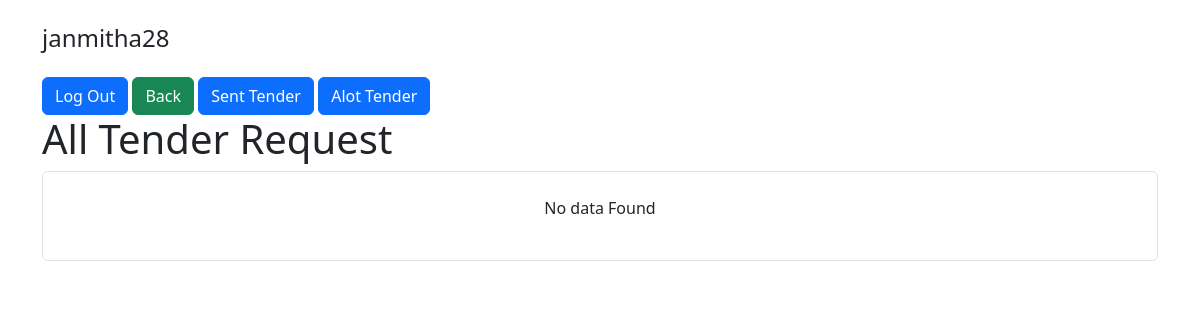
Page /tender-requests/index.php (signed in) on the earlier database version.
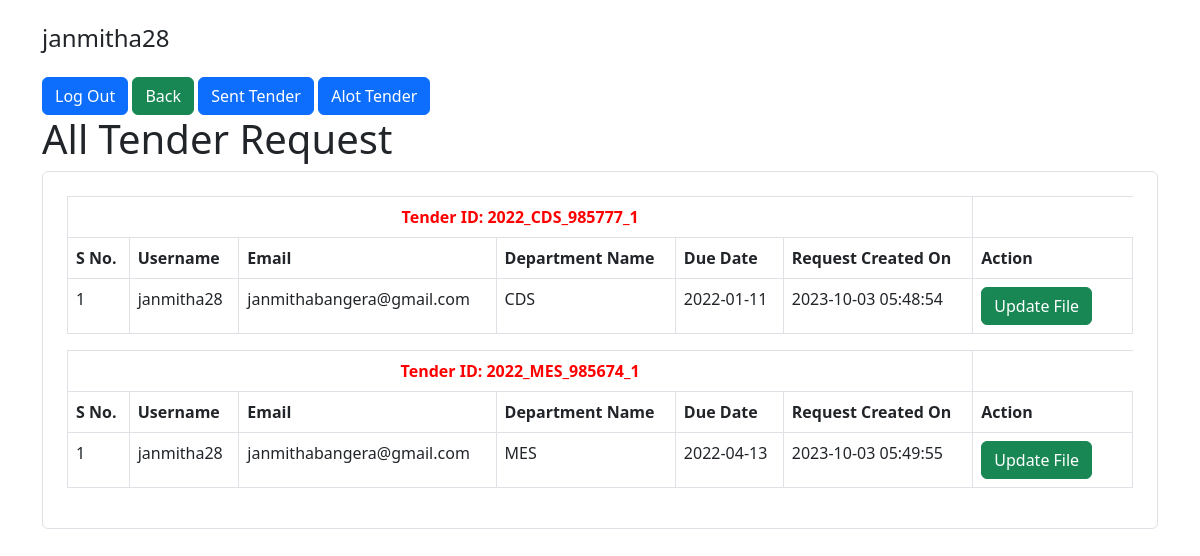
Same page on the later database version.
### tables this page shows
CREATE TABLE `user_tender_requests` (
  `id` int(11) NOT NULL,
  `user_id` int(11) NOT NULL,
  `tender_id` int(11) NOT NULL,
  `created_at` timestamp NOT NULL DEFAULT current_timestamp(),
  `status` varchar(15) NOT NULL,
  `tender_no` varchar(20) DEFAULT NULL,
  `name_of_work` varchar(255) DEFAULT NULL,
  `file_name` varchar(40) DEFAULT NULL,
  `reference_code` varchar(20) DEFAULT NULL,
  `section_id` varchar(20) NOT NULL,
  `sent_at` datetime DEFAULT NULL,
  `edit_user_id` int(11) DEFAULT NULL,
  `allotted_at` datetime DEFAULT NULL,
  `updated_at` datetime DEFAULT current_timestamp() ON UPDATE current_timestamp()
);

CREATE TABLE `users` (
  `id` int(11) NOT NULL,
  `username` varchar(30) NOT NULL,
  `email` varchar(50) NOT NULL,
  `password` varchar(255) NOT NULL,
  `created_at` datetime NOT NULL DEFAULT current_timestamp()
);

CREATE TABLE `department` (
  `id` int(11) NOT NULL,
  `name` varchar(255) DEFAULT NULL
);

CREATE TABLE `tenders` (
  `id` int(11) NOT NULL,
  `due_date` date DEFAULT NULL,
  `tenderID` varchar(255) DEFAULT NULL,
  `department_id` int(11) DEFAULT NULL
);

### tender-requests/index.php (the view, shortened to what this page needs)
<?php
require_once "../config.php";
$query = "SELECT users.username,users.email, department.name as departmentName,
tenders.tenderID, tenders.due_date, user_tender_requests.created_at,user_tender_requests.id FROM `user_tender_requests`
inner join `users` on user_tender_requests.user_id= users.id inner join `tenders` on
user_tender_requests.tender_id = tenders.id inner join `department` on tenders.department_id = department.id where user_tender_requests.status= 'Requested'";
$data = [];
$result = $link->query($query);
while ($row = $result->fetch_assoc()) {
    $data[$row['tenderID']][] = $row;
}
?>
<!DOCTYPE html>
<html lang="en">
<head>
    <link rel="stylesheet" href="../style.css">
    <link href="https://cdn.jsdelivr.net/npm/bootstrap@5.2.0-beta1/dist/css/bootstrap.min.css" rel="stylesheet">
</head>
<body>
    <div class="container">
        <div class="col-lg-5 text-left">
            <h4 class="my-4"><?= htmlspecialchars($_SESSION["username"]); ?></h4>
            <a href="./logout.php" class="btn btn-primary">Log Out</a>
            <a href="../" class="btn btn-success">Back </a>
            <a href="../sent-tenders/" class="btn btn-primary">Sent Tender</a>
            <a href="../alot-tenders/" class="btn btn-primary">Alot Tender</a>
        </div>
        <div class="row justify-content-center">
            <div class="col-lg-12">
                <h1>All Tender Request</h1>
                <div class="form-wrap border rounded p-4">
                    <?php if (count($data) > 0) {
                        foreach ($data  as $key => $values) { ?>
                            <table class="table  table-bordered">
                                <thead>
                                    <tr>
                                        <th colspan="6" class="text-center tenderID"> Tender ID: <?= $key ?></th>
                                    </tr>
                                </thead>
                                <tbody>
                                    <tr class="header">
                                        <td>S No.</td>
                                        <td>Username</td>
                                        <td>Email</td>
                                        <td>Department Name</td>
                                        <td>Due Date</td>
                                        <td>Request Created On</td>
                                        <td>Action</td>
                                    </tr>
                                    <?php
                                    $counter = 1;
                                    foreach ($values as $itemKey => $item) { ?>
                                        <tr>
                                            <td><?php echo $counter ?></td>
                                            <td><?php echo $values[$itemKey]["username"] ?></td>
                                            <td><?php echo $values[$itemKey]["email"] ?></td>
                                            <td><?php echo $values[$itemKey]['departmentName'] ?></td>
                                            <td><?php echo $values[$itemKey]['due_date'] ?></td>
                                            <td><?php echo $values[$itemKey]['created_at'] ?></td>
                                            <td width="15%">
                                                <a href="./update.php?id=<?php echo $values[$itemKey]["id"]; ?>" class="btn btn-success"> <i class="fa fa-edit"></i> Update File</a>
                                            </td>
                                        </tr>
                                    <?php $counter++;
                                    } ?>
                                </tbody>
                            </table>
                    <?php }
                    } else {
                        echo  "<p class='text-center'>No data Found </p>";
                    } ?>
                </div>
            </div>
        </div>
    </div>
</body>
</html>

Differences in the rows shown:
added user_tender_requests: user.username "janmitha28", user.email "janmithabangera@gmail.com", department.name "CDS", tender.due_date "2022-01-11", created_at "2023-10-03 05:48:54", shown under "2022_CDS_985777_1"
added user_tender_requests: user.username "janmitha28", user.email "janmithabangera@gmail.com", department.name "MES", tender.due_date "2022-04-13", created_at "2023-10-03 05:49:55", shown under "2022_MES_985674_1"
Other differences:
new list line: "Tender ID: 2022_CDS_985777_1 S No. Username Email Department Name Due Date Request Created On Action"
new list line: "Tender ID: 2022_MES_985674_1 S No. Username Email Department Name Due Date Request Created On Action"
text no longer shown: "No data Found"
